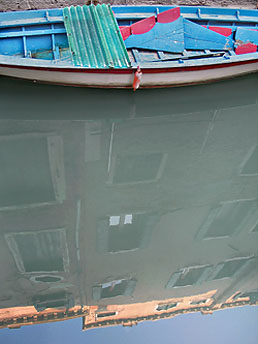
#> input picture Open CV/Day6/img1.jpg, 258 x 344 px
$ python hist101.py
#> lines starting #> are read from the running program, lines starting #| are printed output that depends on the picture
import cv2
import numpy as np
from matplotlib import pyplot as plt

img = cv2.imread("img1.jpg")
#> img is the input picture: shape (344, 258, 3); mean B, G, R 131.3, 128.2, 111.1
gray = cv2.cvtColor(img, cv2.COLOR_BGR2GRAY)
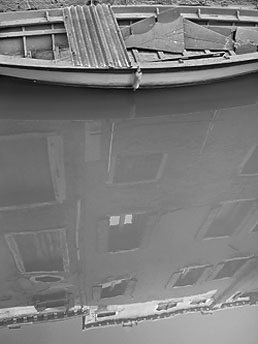
#> gray: shape (344, 258); min 0, max 254, mean 123.4
mask = np.zeros(img.shape[:2], np.uint8)

print(gray.shape)
#| (344, 258)
mask[100:300, 100:400] = 255
masked_img = cv2.bitwise_and(gray,gray, mask= mask)
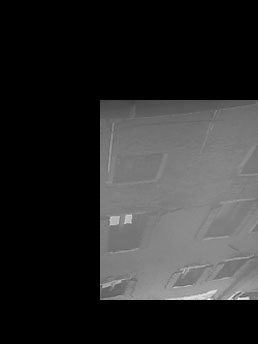
#> masked_img: shape (344, 258); min 0, max 252, mean 44.9

hist_full = cv2.calcHist([img],[0], None, [256], [0,256])
#> hist_full = 256 values, max 1817 at index 120, min 12 at index 254, mean 346.7
hist_mask = cv2.calcHist([img],[0], mask, [256], [0,256])
#> hist_mask = 256 values, max 1307 at index 128, min 0 at index 0, mean 123.4


plt.subplot(221), plt.imshow(gray, 'gray')
plt.subplot(222), plt.imshow(mask,'gray')
plt.subplot(223), plt.imshow(masked_img, 'gray')
plt.subplot(224), plt.plot(hist_full), plt.plot(hist_mask)
plt.xlim([0,256])

plt.show()
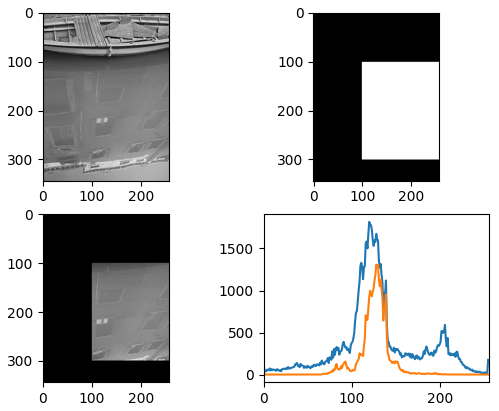
#> figure drawn by matplotlib, 4 panels; panel 4: curve peaks at x = 120, y = 1817; panel 4: curve peaks at x = 128, y = 1307
'''cv2.imshow("Image",gray)

plt.hist(img.ravel(), 256, [0,256])
plt.show()
cv2.waitKey(0)
cv2.destroyAllWindows()'''

$ run again, with Open CV/Day6/Facial_Landmark_5.png saved as Open CV/Day6/img1.jpg
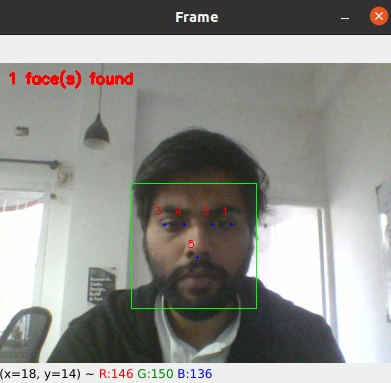
#> input picture Open CV/Day6/Facial_Landmark_5.png, 391 x 383 px
#> img is the input picture: shape (383, 391, 3); mean B, G, R 141.9, 145.9, 146.4
#| (383, 391)
#> `masked_img = cv2.bitwise_and(gray,gray, mask= mask)`:
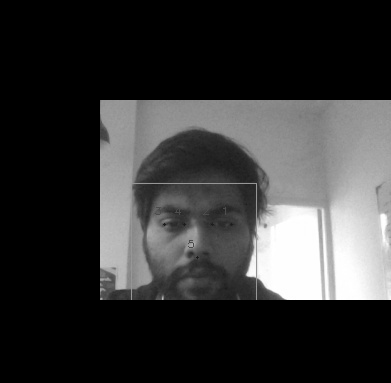
#> masked_img: shape (383, 391); min 0, max 255, mean 54.4
#> hist_full = 256 values, max 12353 at index 239, min 16 at index 2, mean 585
#> hist_mask = 256 values, max 3173 at index 252, min 1 at index 4, mean 227.3
#> `plt.show()`:
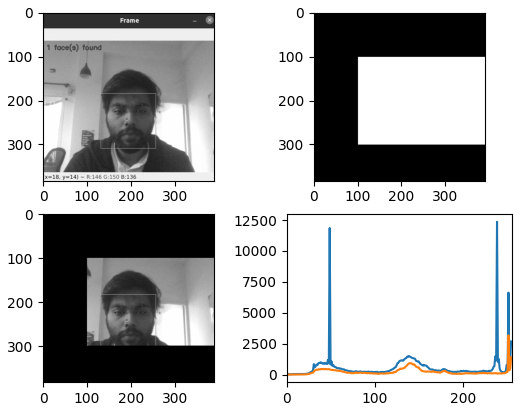
#> figure drawn by matplotlib, 4 panels; panel 4: curve peaks at x = 239, y = 12353; panel 4: curve peaks at x = 252, y = 3173
